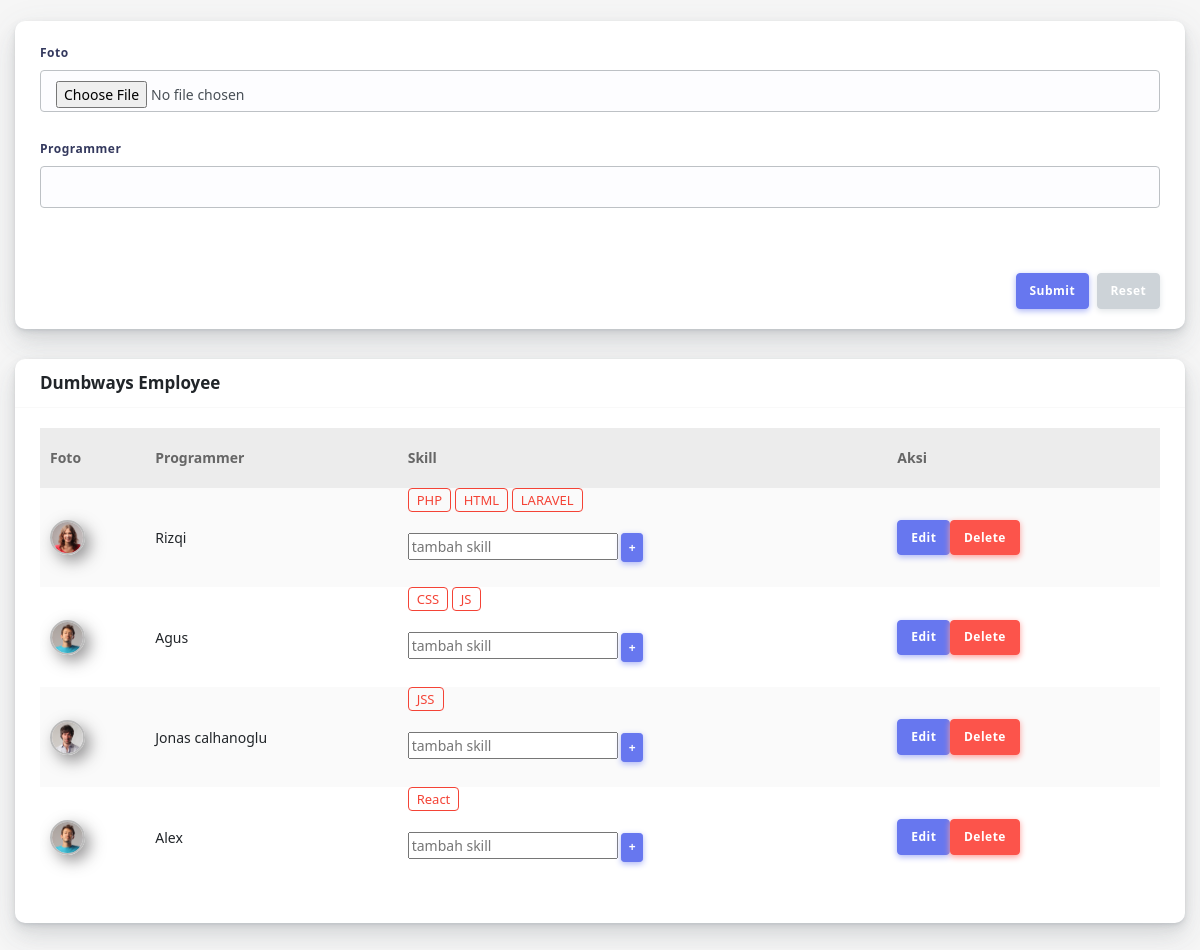
The app's page /4B/index.php with its own data.
### tables this page shows
CREATE TABLE `users_tb` (
  `id` int(11) NOT NULL,
  `name` varchar(50) DEFAULT NULL,
  `photo` varchar(100) DEFAULT NULL
);

CREATE TABLE `skill_tb` (
  `id` int(11) NOT NULL,
  `name` varchar(50) NOT NULL,
  `user_id` int(11) NOT NULL
);

### 4B/index.php (the view, shortened to what this page needs)
<?php
include('config.php');
    ?>
<!DOCTYPE html>
<html lang="en">
<head>
    <link rel="stylesheet" href="assets/css/app.min.css">
    <link rel="stylesheet" href="assets/css/style.css">
</head>
<body>
    <div id="app">
        <div class="main-wrapper main-wrapper-1">
            <br>
            <div class="col-12 col-md-12 col-lg-12">
                <div class="card">
                <form method="post" enctype="multipart/form-data">
                  <div class="card-body">
                    <div class="form-group">
                      <label>Foto</label>
                      <input type="file" name="photo" class="form-control" required>
                    </div>
                    <div class="form-group">
                      <label>Programmer</label>
                      <input type="text" name="name" class="form-control" required>
                    </div>
                  </div>
                  <div class="card-footer text-right">
                    <button class="btn btn-primary mr-1" type="submit" name="submit_user">Submit</button>
                    <button class="btn btn-secondary" type="reset">Reset</button>
                  </div>
                </form>
                </div>
            </div>
            <div class="col-12 col-sm-12 col-md-12 col-lg-12 col-xl-12">
                <div class="card">
                    <div class="card-header">
                        <h4>Dumbways Employee</h4>
                    </div>
                    <div class="card-body">
                        <div class="table-responsive" id="proTeamScroll">
                            <table class="table table-striped">
                                <thead>
                                    <tr>
                                        <th>Foto</th>
                                        <th>Programmer</th>
                                        <th>Skill</th>
                                        <th>Aksi</th>
                                    </tr>
                                </thead>
                                <?php
                                $q=$pdo->prepare("SELECT * FROM users_tb");
                                $q->execute();
                                while ($r=$q->fetch(PDO::FETCH_ASSOC)) {
                                ?>
                                <tr>
                                    <td class="table-img"><img src="<?php echo $r['photo'];?>" alt=""></td>
                                    <td><?php echo $r['name'];?></td>
                                    <td>
                                    <?php
                                    $userId = $r['id'];
                                    $q1=$pdo->prepare("SELECT * FROM skill_tb WHERE user_id='$userId'");
                                    $q1->execute();
                                    while ($r1=$q1->fetch(PDO::FETCH_ASSOC)) {
                                    ?>
                                        <div class="badge-outline col-red"><?php echo $r1['name'];?></div>
                                    <?php
                                    }
                                    ?>
                                    <br><br>
                                    <form method="post">
                                        <div class="form-group">
                                        <input type="text" name="name" placeholder="tambah skill" required>
                                        <input type="submit" name="submit_skill" class="btn btn-sm btn-primary" value="+">
                                        </div>
                                    </form>
                                    </td>
                                    <td>
                                    <div class="input-group">
                                        <a href="edit.php?id=<?php echo $r['id'];?>" class="btn btn-primary">Edit</a>
                                        <a href="delete.php?id=<?php echo $r['id'];?>" class="btn btn-danger">Delete</a>
                                    </div>
                                    </td>
                                </tr>
                                <?php
                                }
                                ?>
                            </table>
                        </div>
                    </div>
                </div>
            </div>
        </div>
    </div>
</body>
</html>

### records on screen
users_tb: photo (picture), name "Rizqi"
skill_tb: name "PHP"
skill_tb: name "HTML"
skill_tb: name "LARAVEL"
users_tb: photo (picture), name "Agus"
skill_tb: name "CSS"
skill_tb: name "JS"
users_tb: photo (picture), name "Jonas calhanoglu"
skill_tb: name "JSS"
users_tb: photo (picture), name "Alex"
skill_tb: name "React"
